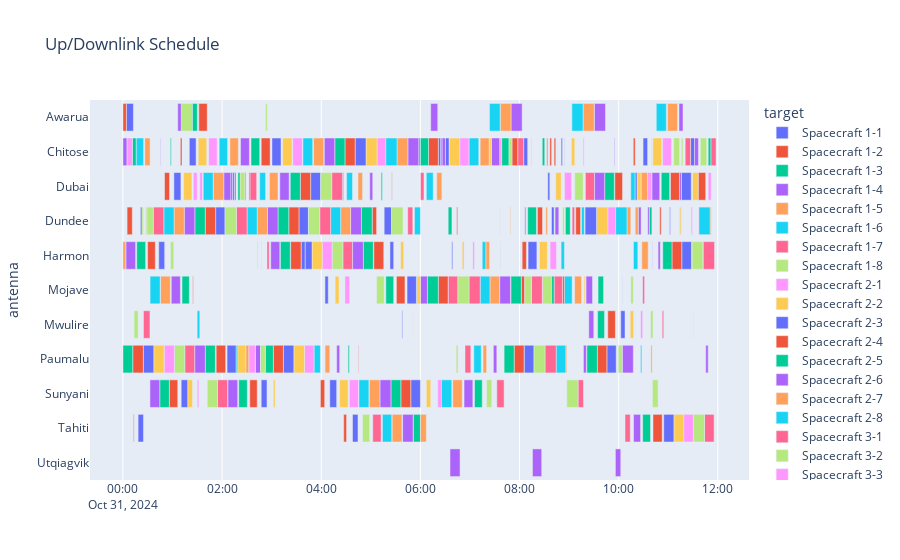

Here is the notebook cell this chart was saved with:
### Markdown cell above
## Contact Schedule

By accessing the simulation results of the `ContactScheduler` block, we can see the schedule that was generated. Note
that some of the colors are duplicated, but you can hover/zoom in on the interactive plot to see more information about
each contact.

### Code cell
plot_data = schedule_table(template, ground_segment_results)

fig = px.timeline(plot_data, x_start='start', x_end='end', y='antenna', color='target', title='Up/Downlink Schedule')
fig.update_yaxes(categoryorder='category descending')
# Alphabetize legend
fig.update_legends(traceorder='normal')
fig.show()

### Figure 1 — Plotly figure (JSON) as saved in the notebook; plotly's stock layout.template omitted (floating-point values rounded to 4 significant figures)
{"data": [{"alignmentgroup": "True", "base": ["2024-10-31T00:21:10.000086+00:00", "2024-10-31T01:52:10.000086+00:00", "2024-10-31T03:33:00.000086+00:00", "2024-10-31T05:16:10.000086+00:00", "2024-10-31T08:38:40.000086+00:00", "2024-10-31T11:27:00.000086+00:00", "2024-10-31T00:43:20.000087+00:00", "2024-10-31T02:10:30.000086+00:00", "2024-10-31T03:47:10.000086+00:00", "2024-10-31T04:37:50.000086+00:00", "2024-10-31T05:37:40.000086+00:00", "2024-10-31T08:05:40.000086+00:00", "2024-10-31T09:45:40.000087+00:00", "2024-10-31T10:04:30.000086+00:00", "2024-10-31T11:16:20.000086+00:00"], "hovertemplate": "target=Spacecraft 1-1<br>start=%{base}<br>end=%{x}<br>antenna=%{y}<extra></extra>", "legendgroup": "Spacecraft 1-1", "marker": {"color": "#636efa", "pattern": {"shape": ""}}, "name": "Spacecraft 1-1", "offsetgroup": "Spacecraft 1-1", "orientation": "h", "showlegend": true, "textposition": "auto", "type": "bar", "x": [120000.0, 680000, 690000.0, 540000.0, 190000, 290000, 430000.0, 130000, 730000, 400000, 50000, 710000, 680000.0, 10000, 710000], "xaxis": "x", "y": ["Dundee", "Dundee", "Dundee", "Dundee", "Dundee", "Chitose", "Harmon", "Dubai", "Dubai", "Tahiti", "Mwulire", "Paumalu", "Paumalu", "Mojave", "Harmon"], "yaxis": "y"}, {"alignmentgroup": "True", "base": ["2024-10-31T00:05:00.000086+00:00", "2024-10-31T01:39:40.000086+00:00", "2024-10-31T03:20:40.000086+00:00", "2024-10-31T05:01:40.000086+00:00", "2024-10-31T06:21:40.000086+00:00", "2024-10-31T06:44:00.000086+00:00", "2024-10-31T08:02:10.000086+00:00", "2024-10-31T08:21:40.000086+00:00", "2024-10-31T00:29:50.000086+00:00", "2024-10-31T03:34:40.000086+00:00", "2024-10-31T04:27:10.000086+00:00", "2024-10-31T05:25:20.000086+00:00", "2024-10-31T07:53:30.000086+00:00", "2024-10-31T09:34:10.000086+00:00", "2024-10-31T11:04:30.000086+00:00"], "hovertemplate": "target=Spacecraft 1-2<br>start=%{base}<br>end=%{x}<br>antenna=%{y}<extra></extra>", "legendgroup": "Spacecraft 1-2", "marker": {"color": "#EF553B", "pattern": {"shape": ""}}, "name": "Spacecraft 1-2", "offsetgroup": "Spacecraft 1-2", "orientation": "h", "showlegend": true, "textposition": "auto", "type": "bar", "x": [380000.0, 750000, 740000, 320000, 720000, 70000, 250000, 370000, 560000.0, 750000, 210000.0, 30000, 720000, 690000.0, 710000], "xaxis": "x", "y": ["Dundee", "Dundee", "Dundee", "Dundee", "Mojave", "Dundee", "Mojave", "Dundee", "Harmon", "Dubai", "Tahiti", "Dubai", "Paumalu", "Paumalu", "Harmon"], "yaxis": "y"}, {"alignmentgroup": "True", "base": ["2024-10-31T00:11:20.000087+00:00", "2024-10-31T01:27:00.000086+00:00", "2024-10-31T03:07:40.000086+00:00", "2024-10-31T04:48:40.000086+00:00", "2024-10-31T06:08:30.000086+00:00", "2024-10-31T06:33:40.000086+00:00", "2024-10-31T07:49:40.000086+00:00", "2024-10-31T08:09:50.000086+00:00", "2024-10-31T09:35:00.000087+00:00", "2024-10-31T00:16:40.000087+00:00", "2024-10-31T03:22:30.000086+00:00", "2024-10-31T05:12:30.000086+00:00", "2024-10-31T05:51:30.000086+00:00", "2024-10-31T07:41:20.000087+00:00", "2024-10-31T09:21:30.000086+00:00", "2024-10-31T10:53:20.000086+00:00"], "hovertemplate": "target=Spacecraft 1-3<br>start=%{base}<br>end=%{x}<br>antenna=%{y}<extra></extra>", "legendgroup": "Spacecraft 1-3", "marker": {"color": "#00cc96", "pattern": {"shape": ""}}, "name": "Spacecraft 1-3", "offsetgroup": "Spacecraft 1-3", "orientation": "h", "showlegend": true, "textposition": "auto", "type": "bar", "x": [290000.0, 760000, 780000, 780000, 790000, 270000, 750000, 640000, 400000.0, 650000.0, 730000, 90000, 510000, 730000.0, 760000, 670000], "xaxis": "x", "y": ["Chitose", "Dundee", "Dundee", "Dundee", "Mojave", "Dundee", "Mojave", "Dundee", "Mojave", "Harmon", "Dubai", "Dubai", "Tahiti", "Paumalu", "Paumalu", "Harmon"], "yaxis": "y"}, {"alignmentgroup": "True", "base": ["2024-10-31T00:00:00.000086+00:00", "2024-10-31T01:14:10.000086+00:00", "2024-10-31T02:54:50.000086+00:00", "2024-10-31T04:35:30.000086+00:00", "2024-10-31T06:00:10.000086+00:00", "2024-10-31T07:36:00.000087+00:00", "2024-10-31T08:06:20.000086+00:00", "2024-10-31T09:20:30.000086+00:00", "2024-10-31T00:03:40.000087+00:00", "2024-10-31T03:09:50.000086+00:00", "2024-10-31T04:58:40.000086+00:00", "2024-10-31T05:38:30.000086+00:00", "2024-10-31T07:28:20.000087+00:00", "2024-10-31T09:17:20.000086+00:00", "2024-10-31T10:40:30.000086+00:00", "2024-10-31T10:47:40.000086+00:00"], "hovertemplate": "target=Spacecraft 1-4<br>start=%{base}<br>end=%{x}<br>antenna=%{y}<extra></extra>", "legendgroup": "Spacecraft 1-4", "marker": {"color": "#ab63fa", "pattern": {"shape": ""}}, "name": "Spacecraft 1-4", "offsetgroup": "Spacecraft 1-4", "orientation": "h", "showlegend": true, "textposition": "auto", "type": "bar", "x": [300000, 770000, 770000, 790000, 500000, 780000, 80000, 470000, 700000.0, 680000, 220000, 760000.0, 250000.0, 210000.0, 20000, 160000], "xaxis": "x", "y": ["Chitose", "Dundee", "Dundee", "Dundee", "Mojave", "Mojave", "Dundee", "Mojave", "Harmon", "Dubai", "Dubai", "Tahiti", "Paumalu", "Paumalu", "Harmon", "Harmon"], "yaxis": "y"}, {"alignmentgroup": "True", "base": ["2024-10-31T01:01:50.000086+00:00", "2024-10-31T02:42:30.000086+00:00", "2024-10-31T04:23:30.000086+00:00", "2024-10-31T07:24:10.000087+00:00", "2024-10-31T07:49:00.000087+00:00", "2024-10-31T09:06:40.000086+00:00", "2024-10-31T00:00:00.000086+00:00", "2024-10-31T02:57:20.000086+00:00", "2024-10-31T04:44:30.000086+00:00", "2024-10-31T05:25:50.000086+00:00", "2024-10-31T06:19:50.000086+00:00", "2024-10-31T07:15:50.000087+00:00", "2024-10-31T08:56:00.000086+00:00", "2024-10-31T10:28:00.000086+00:00", "2024-10-31T10:39:00.000087+00:00"], "hovertemplate": "target=Spacecraft 1-5<br>start=%{base}<br>end=%{x}<br>antenna=%{y}<extra></extra>", "legendgroup": "Spacecraft 1-5", "marker": {"color": "#FFA15A", "pattern": {"shape": ""}}, "name": "Spacecraft 1-5", "offsetgroup": "Spacecraft 1-5", "orientation": "h", "showlegend": true, "textposition": "auto", "type": "bar", "x": [740000, 740000, 720000, 700000.0, 40000.0, 500000, 200000, 620000, 330000, 710000, 370000, 260000.0, 70000, 460000, 90000.0], "xaxis": "x", "y": ["Dundee", "Dundee", "Dundee", "Mojave", "Dundee", "Mojave", "Harmon", "Dubai", "Dubai", "Tahiti", "Dubai", "Paumalu", "Paumalu", "Harmon", "Paumalu"], "yaxis": "y"}, {"alignmentgroup": "True", "base": ["2024-10-31T00:49:30.000086+00:00", "2024-10-31T02:30:10.000086+00:00", "2024-10-31T04:11:20.000086+00:00", "2024-10-31T05:52:50.000086+00:00", "2024-10-31T07:12:20.000087+00:00", "2024-10-31T07:35:50.000086+00:00", "2024-10-31T08:54:10.000087+00:00", "2024-10-31T09:15:00.000086+00:00", "2024-10-31T02:45:30.000086+00:00", "2024-10-31T02:54:40.000086+00:00", "2024-10-31T04:25:50.000086+00:00", "2024-10-31T04:30:40.000087+00:00", "2024-10-31T05:14:00.000086+00:00", "2024-10-31T06:07:10.000087+00:00", "2024-10-31T07:04:40.000086+00:00", "2024-10-31T08:44:20.000086+00:00", "2024-10-31T10:17:50.000086+00:00", "2024-10-31T10:26:30.000087+00:00"], "hovertemplate": "target=Spacecraft 1-6<br>start=%{base}<br>end=%{x}<br>antenna=%{y}<extra></extra>", "legendgroup": "Spacecraft 1-6", "marker": {"color": "#19d3f3", "pattern": {"shape": ""}}, "name": "Spacecraft 1-6", "offsetgroup": "Spacecraft 1-6", "orientation": "h", "showlegend": true, "textposition": "auto", "type": "bar", "x": [740000, 740000, 730000, 430000, 710000, 10000.0, 570000, 210000, 430000, 10000, 80000, 430000.0, 680000, 500000, 540000, 700000, 320000, 90000.0], "xaxis": "x", "y": ["Dundee", "Dundee", "Dundee", "Dundee", "Mojave", "Dundee", "Mojave", "Dundee", "Dubai", "Dubai", "Dubai", "Dubai", "Tahiti", "Dubai", "Paumalu", "Paumalu", "Harmon", "Paumalu"], "yaxis": "y"}, {"alignmentgroup": "True", "base": ["2024-10-31T00:36:40.000086+00:00", "2024-10-31T02:17:20.000086+00:00", "2024-10-31T03:58:10.000086+00:00", "2024-10-31T05:44:40.000087+00:00", "2024-10-31T06:58:50.000086+00:00", "2024-10-31T08:41:50.000086+00:00", "2024-10-31T09:03:40.000087+00:00", "2024-10-31T10:29:00.000086+00:00", "2024-10-31T11:51:30.000086+00:00", "2024-10-31T02:33:40.000086+00:00", "2024-10-31T04:12:40.000086+00:00", "2024-10-31T05:02:20.000086+00:00", "2024-10-31T06:00:10.000086+00:00", "2024-10-31T06:54:00.000087+00:00", "2024-10-31T07:32:30.000086+00:00", "2024-10-31T08:30:50.000086+00:00", "2024-10-31T09:10:50.000086+00:00", "2024-10-31T10:17:40.000087+00:00", "2024-10-31T11:42:20.000087+00:00"], "hovertemplate": "target=Spacecraft 1-7<br>start=%{base}<br>end=%{x}<br>antenna=%{y}<extra></extra>", "legendgroup": "Spacecraft 1-7", "marker": {"color": "#FF6692", "pattern": {"shape": ""}}, "name": "Spacecraft 1-7", "offsetgroup": "Spacecraft 1-7", "orientation": "h", "showlegend": true, "textposition": "auto", "type": "bar", "x": [770000, 770000, 790000, 370000.0, 810000.0, 610000, 180000.0, 140000, 380000, 490000, 790000, 610000, 250000, 420000.0, 530000.0, 810000, 390000, 10000.0, 820000.0], "xaxis": "x", "y": ["Dundee", "Dundee", "Dundee", "Dundee", "Mojave", "Mojave", "Dundee", "Mojave", "Chitose", "Dubai", "Dubai", "Tahiti", "Dubai", "Paumalu", "Sunyani", "Paumalu", "Sunyani", "Paumalu", "Harmon"], "yaxis": "y"}, {"alignmentgroup": "True", "base": ["2024-10-31T00:23:10.000087+00:00", "2024-10-31T00:28:50.000086+00:00", "2024-10-31T02:03:30.000086+00:00", "2024-10-31T03:44:30.000087+00:00", "2024-10-31T05:07:00.000086+00:00", "2024-10-31T05:25:10.000087+00:00", "2024-10-31T06:45:10.000086+00:00", "2024-10-31T08:27:50.000086+00:00", "2024-10-31T08:52:00.000086+00:00", "2024-10-31T10:14:40.000087+00:00", "2024-10-31T11:38:50.000086+00:00", "2024-10-31T00:27:30.000086+00:00", "2024-10-31T00:57:30.000087+00:00", "2024-10-31T01:10:30.000087+00:00", "2024-10-31T02:21:40.000086+00:00", "2024-10-31T02:52:40.000086+00:00", "2024-10-31T03:59:20.000086+00:00", "2024-10-31T04:50:00.000086+00:00", "2024-10-31T05:51:10.000087+00:00", "2024-10-31T06:43:20.000087+00:00", "2024-10-31T07:20:10.000086+00:00", "2024-10-31T08:17:30.000086+00:00", "2024-10-31T08:57:10.000086+00:00", "2024-10-31T09:59:30.000086+00:00", "2024-10-31T10:40:50.000086+00:00", "2024-10-31T11:28:50.000086+00:00"], "hovertemplate": "target=Spacecraft 1-8<br>start=%{base}<br>end=%{x}<br>antenna=%{y}<extra></extra>", "legendgroup": "Spacecraft 1-8", "marker": {"color": "#B6E880", "pattern": {"shape": ""}}, "name": "Spacecraft 1-8", "offsetgroup": "Spacecraft 1-8", "orientation": "h", "showlegend": true, "textposition": "auto", "type": "bar", "x": [100000.0, 470000, 830000, 820000.0, 550000, 830000.0, 820000, 650000, 130000.0, 180000, 460000.0, 80000, 240000.0, 820000, 360000, 120000, 800000, 520000, 20000.0, 130000.0, 370000, 800000, 820000, 300000, 410000, 780000], "xaxis": "x", "y": ["Dundee", "Dundee", "Dundee", "Dundee", "Mojave", "Dundee", "Mojave", "Mojave", "Dundee", "Mojave", "Chitose", "Dundee", "Harmon", "Awarua", "Dubai", "Awarua", "Dubai", "Tahiti", "Mwulire", "Paumalu", "Sunyani", "Paumalu", "Sunyani", "Paumalu", "Sunyani", "Harmon"], "yaxis": "y"}, {"alignmentgroup": "True", "base": ["2024-10-31T00:05:00.000086+00:00", "2024-10-31T01:43:50.000086+00:00", "2024-10-31T03:25:30.000087+00:00", "2024-10-31T05:07:30.000086+00:00", "2024-10-31T06:47:40.000086+00:00", "2024-10-31T09:46:50.000087+00:00", "2024-10-31T11:27:50.000086+00:00", "2024-10-31T11:36:30.000086+00:00", "2024-10-31T01:25:10.000086+00:00", "2024-10-31T01:33:00.000087+00:00", "2024-10-31T03:39:40.000086+00:00", "2024-10-31T04:34:00.000086+00:00", "2024-10-31T06:21:00.000086+00:00", "2024-10-31T07:03:30.000086+00:00", "2024-10-31T08:37:00.000087+00:00", "2024-10-31T11:48:20.000086+00:00"], "hovertemplate": "target=Spacecraft 2-1<br>start=%{base}<br>end=%{x}<br>antenna=%{y}<extra></extra>", "legendgroup": "Spacecraft 2-1", "marker": {"color": "#FF97FF", "pattern": {"shape": ""}}, "name": "Spacecraft 2-1", "offsetgroup": "Spacecraft 2-1", "orientation": "h", "showlegend": true, "textposition": "auto", "type": "bar", "x": [380000.0, 610000, 700000.0, 640000, 680000, 570000, 90000, 40000, 280000, 200000.0, 710000, 670000, 270000.0, 120000, 460000, 220000], "xaxis": "x", "y": ["Chitose", "Chitose", "Chitose", "Chitose", "Chitose", "Dundee", "Dundee", "Dundee", "Dubai", "Dubai", "Paumalu", "Sunyani", "Sunyani", "Harmon", "Harmon", "Dubai"], "yaxis": "y"}, {"alignmentgroup": "True", "base": ["2024-10-31T01:31:10.000086+00:00", "2024-10-31T03:13:10.000086+00:00", "2024-10-31T04:54:10.000086+00:00", "2024-10-31T06:35:00.000087+00:00", "2024-10-31T09:33:20.000086+00:00", "2024-10-31T11:14:00.000086+00:00", "2024-10-31T11:29:20.000086+00:00", "2024-10-31T01:13:20.000086+00:00", "2024-10-31T03:26:50.000086+00:00", "2024-10-31T04:22:20.000086+00:00", "2024-10-31T06:07:10.000087+00:00", "2024-10-31T06:50:40.000086+00:00", "2024-10-31T08:24:10.000086+00:00"], "hovertemplate": "target=Spacecraft 2-2<br>start=%{base}<br>end=%{x}<br>antenna=%{y}<extra></extra>", "legendgroup": "Spacecraft 2-2", "marker": {"color": "#FECB52", "pattern": {"shape": ""}}, "name": "Spacecraft 2-2", "offsetgroup": "Spacecraft 2-2", "orientation": "h", "showlegend": true, "textposition": "auto", "type": "bar", "x": [610000.0, 690000, 800000, 760000.0, 810000.0, 110000, 430000, 610000, 770000, 610000, 320000, 130000, 570000], "xaxis": "x", "y": ["Chitose", "Chitose", "Chitose", "Chitose", "Dundee", "Dundee", "Dubai", "Dubai", "Paumalu", "Sunyani", "Sunyani", "Harmon", "Harmon"], "yaxis": "y"}, {"alignmentgroup": "True", "base": ["2024-10-31T01:20:20.000086+00:00", "2024-10-31T03:00:20.000086+00:00", "2024-10-31T04:41:00.000086+00:00", "2024-10-31T06:21:40.000086+00:00", "2024-10-31T06:30:20.000086+00:00", "2024-10-31T08:05:00.000087+00:00", "2024-10-31T09:19:20.000086+00:00", "2024-10-31T11:01:40.000086+00:00", "2024-10-31T11:13:50.000086+00:00", "2024-10-31T11:15:50.000086+00:00", "2024-10-31T01:01:40.000087+00:00", "2024-10-31T03:14:10.000086+00:00", "2024-10-31T04:10:20.000086+00:00", "2024-10-31T05:48:20.000086+00:00", "2024-10-31T06:38:00.000087+00:00", "2024-10-31T08:10:20.000087+00:00"], "hovertemplate": "target=Spacecraft 2-3<br>start=%{base}<br>end=%{x}<br>antenna=%{y}<extra></extra>", "legendgroup": "Spacecraft 2-3", "marker": {"color": "#636efa", "pattern": {"shape": ""}}, "name": "Spacecraft 2-3", "offsetgroup": "Spacecraft 2-3", "orientation": "h", "showlegend": true, "textposition": "auto", "type": "bar", "x": [490000, 660000.0, 790000, 180000, 260000, 290000.0, 830000, 60000.0, 10000, 720000, 510000.0, 760000, 500000, 700000, 70000, 640000], "xaxis": "x", "y": ["Chitose", "Chitose", "Chitose", "Chitose", "Chitose", "Chitose", "Dundee", "Dundee", "Dundee", "Dubai", "Dubai", "Paumalu", "Sunyani", "Sunyani", "Harmon", "Harmon"], "yaxis": "y"}, {"alignmentgroup": "True", "base": ["2024-10-31T01:09:30.000086+00:00", "2024-10-31T02:47:20.000086+00:00", "2024-10-31T04:28:40.000086+00:00", "2024-10-31T06:09:50.000086+00:00", "2024-10-31T07:50:50.000087+00:00", "2024-10-31T09:08:00.000086+00:00", "2024-10-31T10:49:40.000086+00:00", "2024-10-31T11:02:40.000087+00:00", "2024-10-31T00:50:20.000086+00:00", "2024-10-31T01:24:30.000086+00:00", "2024-10-31T02:27:40.000086+00:00", "2024-10-31T02:32:30.000086+00:00", "2024-10-31T03:02:00.000086+00:00", "2024-10-31T03:59:00.000086+00:00", "2024-10-31T04:45:10.000086+00:00", "2024-10-31T05:36:20.000086+00:00", "2024-10-31T08:03:10.000086+00:00"], "hovertemplate": "target=Spacecraft 2-4<br>start=%{base}<br>end=%{x}<br>antenna=%{y}<extra></extra>", "legendgroup": "Spacecraft 2-4", "marker": {"color": "#EF553B", "pattern": {"shape": ""}}, "name": "Spacecraft 2-4", "offsetgroup": "Spacecraft 2-4", "orientation": "h", "showlegend": true, "textposition": "auto", "type": "bar", "x": [120000, 650000, 740000, 710000, 430000.0, 350000, 110000, 670000.0, 360000.0, 40000, 60000.0, 70000, 730000, 310000, 30000, 720000, 310000], "xaxis": "x", "y": ["Chitose", "Chitose", "Chitose", "Chitose", "Chitose", "Dundee", "Dundee", "Dubai", "Dubai", "Mojave", "Dubai", "Dubai", "Paumalu", "Sunyani", "Paumalu", "Sunyani", "Harmon"], "yaxis": "y"}, {"alignmentgroup": "True", "base": ["2024-10-31T00:57:20.000086+00:00", "2024-10-31T01:11:30.000086+00:00", "2024-10-31T02:35:00.000086+00:00", "2024-10-31T04:16:20.000086+00:00", "2024-10-31T05:58:00.000086+00:00", "2024-10-31T06:00:10.000086+00:00", "2024-10-31T07:38:20.000087+00:00", "2024-10-31T08:55:30.000086+00:00", "2024-10-31T10:37:10.000087+00:00", "2024-10-31T10:51:30.000086+00:00", "2024-10-31T02:15:00.000086+00:00", "2024-10-31T02:19:10.000086+00:00", "2024-10-31T02:52:20.000086+00:00", "2024-10-31T04:32:30.000086+00:00", "2024-10-31T05:24:20.000086+00:00", "2024-10-31T07:05:30.000086+00:00"], "hovertemplate": "target=Spacecraft 2-5<br>start=%{base}<br>end=%{x}<br>antenna=%{y}<extra></extra>", "legendgroup": "Spacecraft 2-5", "marker": {"color": "#00cc96", "pattern": {"shape": ""}}, "name": "Spacecraft 2-5", "offsetgroup": "Spacecraft 2-5", "orientation": "h", "showlegend": true, "textposition": "auto", "type": "bar", "x": [70000, 530000, 630000, 740000, 120000, 580000, 540000.0, 350000, 180000, 610000, 110000.0, 150000, 580000, 90000, 720000, 560000], "xaxis": "x", "y": ["Chitose", "Mojave", "Chitose", "Chitose", "Chitose", "Chitose", "Chitose", "Dundee", "Dundee", "Dubai", "Dubai", "Dubai", "Paumalu", "Paumalu", "Sunyani", "Sunyani"], "yaxis": "y"}, {"alignmentgroup": "True", "base": ["2024-10-31T00:45:00.000086+00:00", "2024-10-31T00:58:30.000086+00:00", "2024-10-31T02:22:20.000086+00:00", "2024-10-31T04:03:40.000086+00:00", "2024-10-31T05:44:50.000086+00:00", "2024-10-31T07:26:00.000086+00:00", "2024-10-31T08:43:00.000086+00:00", "2024-10-31T10:23:40.000086+00:00", "2024-10-31T10:35:10.000086+00:00", "2024-10-31T10:40:10.000087+00:00", "2024-10-31T02:02:00.000086+00:00", "2024-10-31T02:12:40.000086+00:00", "2024-10-31T02:40:20.000086+00:00", "2024-10-31T04:18:40.000086+00:00", "2024-10-31T05:11:00.000086+00:00", "2024-10-31T06:12:30.000087+00:00", "2024-10-31T06:52:50.000086+00:00", "2024-10-31T07:36:30.000086+00:00", "2024-10-31T07:49:40.000086+00:00", "2024-10-31T09:30:30.000086+00:00", "2024-10-31T11:13:00.000086+00:00"], "hovertemplate": "target=Spacecraft 2-6<br>start=%{base}<br>end=%{x}<br>antenna=%{y}<extra></extra>", "legendgroup": "Spacecraft 2-6", "marker": {"color": "#ab63fa", "pattern": {"shape": ""}}, "name": "Spacecraft 2-6", "offsetgroup": "Spacecraft 2-6", "orientation": "h", "showlegend": true, "textposition": "auto", "type": "bar", "x": [30000, 660000, 640000, 760000, 790000, 610000, 270000, 210000, 120000.0, 570000.0, 510000, 140000, 370000.0, 220000, 800000, 510000.0, 640000, 10000, 810000, 810000, 290000], "xaxis": "x", "y": ["Chitose", "Mojave", "Chitose", "Chitose", "Chitose", "Chitose", "Dundee", "Dundee", "Dundee", "Dubai", "Dubai", "Dubai", "Paumalu", "Paumalu", "Sunyani", "Awarua", "Sunyani", "Harmon", "Awarua", "Awarua", "Awarua"], "yaxis": "y"}, {"alignmentgroup": "True", "base": ["2024-10-31T00:26:30.000086+00:00", "2024-10-31T00:45:30.000086+00:00", "2024-10-31T02:09:30.000086+00:00", "2024-10-31T03:50:40.000086+00:00", "2024-10-31T05:31:40.000087+00:00", "2024-10-31T07:12:20.000087+00:00", "2024-10-31T08:31:50.000086+00:00", "2024-10-31T10:10:00.000086+00:00", "2024-10-31T10:20:00.000087+00:00", "2024-10-31T10:27:10.000086+00:00", "2024-10-31T11:50:40.000086+00:00", "2024-10-31T01:49:20.000086+00:00", "2024-10-31T02:28:40.000087+00:00", "2024-10-31T04:04:40.000086+00:00", "2024-10-31T04:58:10.000086+00:00", "2024-10-31T06:00:10.000086+00:00", "2024-10-31T06:39:10.000087+00:00", "2024-10-31T07:19:10.000086+00:00", "2024-10-31T07:36:40.000086+00:00", "2024-10-31T09:16:50.000086+00:00", "2024-10-31T10:59:10.000086+00:00"], "hovertemplate": "target=Spacecraft 2-7<br>start=%{base}<br>end=%{x}<br>antenna=%{y}<extra></extra>", "legendgroup": "Spacecraft 2-7", "marker": {"color": "#FFA15A", "pattern": {"shape": ""}}, "name": "Spacecraft 2-7", "offsetgroup": "Spacecraft 2-7", "orientation": "h", "showlegend": true, "textposition": "auto", "type": "bar", "x": [380000, 710000, 610000, 740000, 790000.0, 670000.0, 120000, 280000.0, 220000.0, 480000, 80000, 760000, 230000.0, 340000, 770000, 420000.0, 690000.0, 270000, 780000, 810000, 720000], "xaxis": "x", "y": ["Chitose", "Mojave", "Chitose", "Chitose", "Chitose", "Chitose", "Dundee", "Dundee", "Dundee", "Dubai", "Dundee", "Dubai", "Paumalu", "Paumalu", "Sunyani", "Tahiti", "Sunyani", "Harmon", "Awarua", "Awarua", "Awarua"], "yaxis": "y"}, {"alignmentgroup": "True", "base": ["2024-10-31T00:16:10.000086+00:00", "2024-10-31T00:32:50.000086+00:00", "2024-10-31T01:56:30.000086+00:00", "2024-10-31T03:37:50.000086+00:00", "2024-10-31T05:18:10.000086+00:00", "2024-10-31T06:59:00.000086+00:00", "2024-10-31T09:56:20.000087+00:00", "2024-10-31T10:14:40.000087+00:00", "2024-10-31T11:37:10.000086+00:00", "2024-10-31T01:29:50.000086+00:00", "2024-10-31T01:37:10.000087+00:00", "2024-10-31T02:16:50.000087+00:00", "2024-10-31T03:51:30.000086+00:00", "2024-10-31T04:45:40.000086+00:00", "2024-10-31T06:25:30.000087+00:00", "2024-10-31T07:14:50.000086+00:00", "2024-10-31T07:23:40.000086+00:00", "2024-10-31T08:50:20.000086+00:00", "2024-10-31T09:03:20.000086+00:00", "2024-10-31T10:45:30.000087+00:00"], "hovertemplate": "target=Spacecraft 2-8<br>start=%{base}<br>end=%{x}<br>antenna=%{y}<extra></extra>", "legendgroup": "Spacecraft 2-8", "marker": {"color": "#19d3f3", "pattern": {"shape": ""}}, "name": "Spacecraft 2-8", "offsetgroup": "Spacecraft 2-8", "orientation": "h", "showlegend": true, "textposition": "auto", "type": "bar", "x": [530000, 730000, 610000, 710000, 810000.0, 700000, 820000.0, 320000, 810000, 190000.0, 720000.0, 140000.0, 450000, 720000, 750000, 260000, 770000, 240000, 810000, 730000.0], "xaxis": "x", "y": ["Chitose", "Mojave", "Chitose", "Chitose", "Chitose", "Chitose", "Dundee", "Dubai", "Dundee", "Mwulire", "Dubai", "Paumalu", "Paumalu", "Sunyani", "Sunyani", "Harmon", "Awarua", "Harmon", "Awarua", "Awarua"], "yaxis": "y"}, {"alignmentgroup": "True", "base": ["2024-10-31T01:14:50.000086+00:00", "2024-10-31T06:33:50.000087+00:00", "2024-10-31T07:58:00.000086+00:00", "2024-10-31T08:14:30.000087+00:00", "2024-10-31T09:19:40.000086+00:00", "2024-10-31T11:20:30.000086+00:00", "2024-10-31T00:24:50.000086+00:00", "2024-10-31T01:54:30.000086+00:00", "2024-10-31T02:47:10.000086+00:00", "2024-10-31T02:54:20.000086+00:00", "2024-10-31T04:26:10.000086+00:00", "2024-10-31T10:07:40.000086+00:00", "2024-10-31T10:52:40.000086+00:00", "2024-10-31T11:43:50.000086+00:00"], "hovertemplate": "target=Spacecraft 3-1<br>start=%{base}<br>end=%{x}<br>antenna=%{y}<extra></extra>", "legendgroup": "Spacecraft 3-1", "marker": {"color": "#FF6692", "pattern": {"shape": ""}}, "name": "Spacecraft 3-1", "offsetgroup": "Spacecraft 3-1", "orientation": "h", "showlegend": true, "textposition": "auto", "type": "bar", "x": [730000, 680000.0, 420000.0, 780000, 670000.0, 390000, 470000.0, 740000, 10000, 160000, 710000, 380000, 110000, 700000], "xaxis": "x", "y": ["Paumalu", "Mojave", "Chitose", "Mojave", "Dubai", "Chitose", "Mwulire", "Sunyani", "Harmon", "Harmon", "Harmon", "Tahiti", "Mwulire", "Tahiti"], "yaxis": "y"}, {"alignmentgroup": "True", "base": ["2024-10-31T01:02:10.000086+00:00", "2024-10-31T02:46:30.000087+00:00", "2024-10-31T07:47:20.000086+00:00", "2024-10-31T08:06:20.000086+00:00", "2024-10-31T09:06:50.000086+00:00", "2024-10-31T11:06:30.000086+00:00", "2024-10-31T11:15:50.000086+00:00", "2024-10-31T00:13:30.000086+00:00", "2024-10-31T01:42:00.000086+00:00", "2024-10-31T02:42:30.000086+00:00", "2024-10-31T04:13:10.000086+00:00", "2024-10-31T10:38:30.000086+00:00", "2024-10-31T11:30:30.000087+00:00"], "hovertemplate": "target=Spacecraft 3-2<br>start=%{base}<br>end=%{x}<br>antenna=%{y}<extra></extra>", "legendgroup": "Spacecraft 3-2", "marker": {"color": "#B6E880", "pattern": {"shape": ""}}, "name": "Spacecraft 3-2", "offsetgroup": "Spacecraft 3-2", "orientation": "h", "showlegend": true, "textposition": "auto", "type": "bar", "x": [760000, 350000.0, 210000.0, 470000, 610000, 430000, 120000, 290000, 750000, 50000, 780000, 180000, 800000.0], "xaxis": "x", "y": ["Paumalu", "Paumalu", "Chitose", "Mojave", "Dubai", "Chitose", "Chitose", "Mwulire", "Sunyani", "Harmon", "Harmon", "Mwulire", "Tahiti"], "yaxis": "y"}, {"alignmentgroup": "True", "base": ["2024-10-31T00:49:50.000087+00:00", "2024-10-31T02:32:30.000086+00:00", "2024-10-31T04:28:40.000086+00:00", "2024-10-31T07:36:10.000086+00:00", "2024-10-31T08:54:30.000086+00:00", "2024-10-31T09:17:00.000086+00:00", "2024-10-31T10:35:00.000086+00:00", "2024-10-31T10:53:10.000087+00:00", "2024-10-31T01:30:00.000086+00:00", "2024-10-31T04:01:10.000086+00:00", "2024-10-31T10:26:30.000087+00:00", "2024-10-31T11:18:40.000087+00:00"], "hovertemplate": "target=Spacecraft 3-3<br>start=%{base}<br>end=%{x}<br>antenna=%{y}<extra></extra>", "legendgroup": "Spacecraft 3-3", "marker": {"color": "#FF97FF", "pattern": {"shape": ""}}, "name": "Spacecraft 3-3", "offsetgroup": "Spacecraft 3-3", "orientation": "h", "showlegend": true, "textposition": "auto", "type": "bar", "x": [740000.0, 470000, 340000, 130000.0, 500000, 70000, 300000, 640000, 110000.0, 720000, 150000.0, 700000.0], "xaxis": "x", "y": ["Paumalu", "Paumalu", "Mojave", "Chitose", "Dubai", "Chitose", "Dubai", "Chitose", "Sunyani", "Harmon", "Mwulire", "Tahiti"], "yaxis": "y"}, {"alignmentgroup": "True", "base": ["2024-10-31T00:37:20.000086+00:00", "2024-10-31T02:19:10.000086+00:00", "2024-10-31T04:16:50.000086+00:00", "2024-10-31T05:55:50.000086+00:00", "2024-10-31T07:23:20.000086+00:00", "2024-10-31T08:43:50.000086+00:00", "2024-10-31T09:02:50.000086+00:00", "2024-10-31T09:18:10.000086+00:00", "2024-10-31T10:22:10.000086+00:00", "2024-10-31T10:41:20.000087+00:00", "2024-10-31T01:18:20.000086+00:00", "2024-10-31T03:02:00.000086+00:00", "2024-10-31T03:48:50.000086+00:00", "2024-10-31T05:36:10.000086+00:00", "2024-10-31T10:14:00.000086+00:00", "2024-10-31T11:06:50.000086+00:00"], "hovertemplate": "target=Spacecraft 3-4<br>start=%{base}<br>end=%{x}<br>antenna=%{y}<extra></extra>", "legendgroup": "Spacecraft 3-4", "marker": {"color": "#FECB52", "pattern": {"shape": ""}}, "name": "Spacecraft 3-4", "offsetgroup": "Spacecraft 3-4", "orientation": "h", "showlegend": true, "textposition": "auto", "type": "bar", "x": [750000.0, 570000.0, 280000, 250000, 150000, 390000, 240000, 90000, 290000, 640000, 350000.0, 130000, 740000, 220000, 240000, 710000.0], "xaxis": "x", "y": ["Paumalu", "Paumalu", "Mojave", "Mojave", "Chitose", "Dubai", "Chitose", "Mojave", "Dubai", "Chitose", "Sunyani", "Sunyani", "Harmon", "Harmon", "Mwulire", "Tahiti"], "yaxis": "y"}, {"alignmentgroup": "True", "base": ["2024-10-31T00:24:40.000086+00:00", "2024-10-31T02:06:00.000086+00:00", "2024-10-31T03:35:40.000086+00:00", "2024-10-31T04:04:30.000086+00:00", "2024-10-31T05:43:50.000086+00:00", "2024-10-31T08:34:10.000086+00:00", "2024-10-31T08:50:20.000086+00:00", "2024-10-31T08:54:10.000087+00:00", "2024-10-31T10:20:00.000087+00:00", "2024-10-31T10:29:30.000087+00:00", "2024-10-31T10:40:00.000086+00:00", "2024-10-31T00:04:10.000086+00:00", "2024-10-31T00:18:20.000086+00:00", "2024-10-31T01:10:30.000087+00:00", "2024-10-31T02:47:20.000086+00:00", "2024-10-31T03:40:40.000086+00:00", "2024-10-31T05:23:10.000086+00:00", "2024-10-31T10:02:30.000086+00:00", "2024-10-31T10:54:30.000086+00:00"], "hovertemplate": "target=Spacecraft 3-5<br>start=%{base}<br>end=%{x}<br>antenna=%{y}<extra></extra>", "legendgroup": "Spacecraft 3-5", "marker": {"color": "#636efa", "pattern": {"shape": ""}}, "name": "Spacecraft 3-5", "offsetgroup": "Spacecraft 3-5", "orientation": "h", "showlegend": true, "textposition": "auto", "type": "bar", "x": [760000, 650000.0, 300000, 240000, 680000, 150000, 100000, 20000.0, 130000.0, 330000.0, 10000.0, 510000, 390000, 470000.0, 420000, 490000, 270000, 310000, 740000], "xaxis": "x", "y": ["Paumalu", "Paumalu", "Harmon", "Mojave", "Mojave", "Dubai", "Chitose", "Chitose", "Dubai", "Chitose", "Chitose", "Awarua", "Tahiti", "Sunyani", "Sunyani", "Harmon", "Harmon", "Mwulire", "Tahiti"], "yaxis": "y"}, {"alignmentgroup": "True", "base": ["2024-10-31T00:11:50.000086+00:00", "2024-10-31T01:52:50.000086+00:00", "2024-10-31T03:23:00.000086+00:00", "2024-10-31T05:03:40.000086+00:00", "2024-10-31T05:31:00.000086+00:00", "2024-10-31T08:33:00.000086+00:00", "2024-10-31T08:36:40.000086+00:00", "2024-10-31T08:41:50.000086+00:00", "2024-10-31T08:52:00.000086+00:00", "2024-10-31T09:55:20.000086+00:00", "2024-10-31T10:17:40.000087+00:00", "2024-10-31T11:36:30.000086+00:00", "2024-10-31T00:00:00.000086+00:00", "2024-10-31T00:12:40.000086+00:00", "2024-10-31T00:56:10.000086+00:00", "2024-10-31T01:31:50.000087+00:00", "2024-10-31T02:33:30.000086+00:00", "2024-10-31T09:46:50.000087+00:00", "2024-10-31T10:41:30.000086+00:00", "2024-10-31T11:30:20.000086+00:00"], "hovertemplate": "target=Spacecraft 3-6<br>start=%{base}<br>end=%{x}<br>antenna=%{y}<extra></extra>", "legendgroup": "Spacecraft 3-6", "marker": {"color": "#EF553B", "pattern": {"shape": ""}}, "name": "Spacecraft 3-6", "offsetgroup": "Spacecraft 3-6", "orientation": "h", "showlegend": true, "textposition": "auto", "type": "bar", "x": [770000, 690000, 760000, 720000.0, 620000, 70000, 130000, 120000, 130000.0, 560000, 140000, 530000, 250000, 50000, 610000, 610000.0, 540000, 550000.0, 670000, 10000.0], "xaxis": "x", "y": ["Paumalu", "Paumalu", "Harmon", "Harmon", "Mojave", "Chitose", "Chitose", "Chitose", "Mojave", "Dubai", "Chitose", "Dubai", "Awarua", "Tahiti", "Sunyani", "Awarua", "Sunyani", "Mwulire", "Tahiti", "Mwulire"], "yaxis": "y"}, {"alignmentgroup": "True", "base": ["2024-10-31T00:00:00.000086+00:00", "2024-10-31T01:39:40.000086+00:00", "2024-10-31T03:10:30.000086+00:00", "2024-10-31T04:51:00.000086+00:00", "2024-10-31T05:18:10.000086+00:00", "2024-10-31T08:27:30.000087+00:00", "2024-10-31T08:38:50.000086+00:00", "2024-10-31T09:43:00.000086+00:00", "2024-10-31T11:48:20.000086+00:00", "2024-10-31T00:44:30.000087+00:00", "2024-10-31T01:24:10.000087+00:00", "2024-10-31T02:20:10.000086+00:00", "2024-10-31T09:34:30.000086+00:00", "2024-10-31T10:29:00.000086+00:00"], "hovertemplate": "target=Spacecraft 3-7<br>start=%{base}<br>end=%{x}<br>antenna=%{y}<extra></extra>", "legendgroup": "Spacecraft 3-7", "marker": {"color": "#00cc96", "pattern": {"shape": ""}}, "name": "Spacecraft 3-7", "offsetgroup": "Spacecraft 3-7", "orientation": "h", "showlegend": true, "textposition": "auto", "type": "bar", "x": [710000, 730000, 720000, 720000, 570000, 180000, 180000, 700000, 190000, 700000.0, 350000.0, 620000.0, 500000, 570000], "xaxis": "x", "y": ["Paumalu", "Paumalu", "Harmon", "Harmon", "Mojave", "Chitose", "Mojave", "Dubai", "Chitose", "Sunyani", "Awarua", "Sunyani", "Mwulire", "Tahiti"], "yaxis": "y"}, {"alignmentgroup": "True", "base": ["2024-10-31T01:27:00.000086+00:00", "2024-10-31T02:58:50.000086+00:00", "2024-10-31T04:38:00.000086+00:00", "2024-10-31T06:24:40.000086+00:00", "2024-10-31T08:14:10.000086+00:00", "2024-10-31T09:30:50.000087+00:00", "2024-10-31T09:54:40.000086+00:00", "2024-10-31T10:04:40.000086+00:00", "2024-10-31T11:13:40.000086+00:00", "2024-10-31T11:31:50.000086+00:00", "2024-10-31T11:45:20.000086+00:00", "2024-10-31T00:32:40.000087+00:00", "2024-10-31T01:06:20.000086+00:00", "2024-10-31T02:07:10.000086+00:00", "2024-10-31T06:26:20.000086+00:00", "2024-10-31T06:35:50.000086+00:00", "2024-10-31T08:15:40.000087+00:00", "2024-10-31T09:23:50.000086+00:00", "2024-10-31T09:56:00.000086+00:00", "2024-10-31T10:18:00.000086+00:00"], "hovertemplate": "target=Spacecraft 3-8<br>start=%{base}<br>end=%{x}<br>antenna=%{y}<extra></extra>", "legendgroup": "Spacecraft 3-8", "marker": {"color": "#ab63fa", "pattern": {"shape": ""}}, "name": "Spacecraft 3-8", "offsetgroup": "Spacecraft 3-8", "orientation": "h", "showlegend": true, "textposition": "auto", "type": "bar", "x": [760000, 660000, 780000, 100000, 20000.0, 730000.0, 40000, 780000.0, 130000, 280000, 180000, 710000, 250000.0, 700000, 240000, 730000.0, 670000.0, 360000, 390000, 510000.0], "xaxis": "x", "y": ["Paumalu", "Harmon", "Harmon", "Chitose", "Chitose", "Dubai", "Chitose", "Paumalu", "Dubai", "Chitose", "Paumalu", "Sunyani", "Awarua", "Sunyani", "Chitose", "Utqiagvik", "Utqiagvik", "Mwulire", "Utqiagvik", "Tahiti"], "yaxis": "y"}], "layout": {"barmode": "overlay", "legend": {"title": {"text": "target"}, "tracegroupgap": 0, "traceorder": "normal"}, "title": {"text": "Up/Downlink Schedule"}, "xaxis": {"anchor": "y", "domain": [0, 1], "type": "date"}, "yaxis": {"anchor": "x", "categoryorder": "category descending", "domain": [0, 1], "title": {"text": "antenna"}}}}
